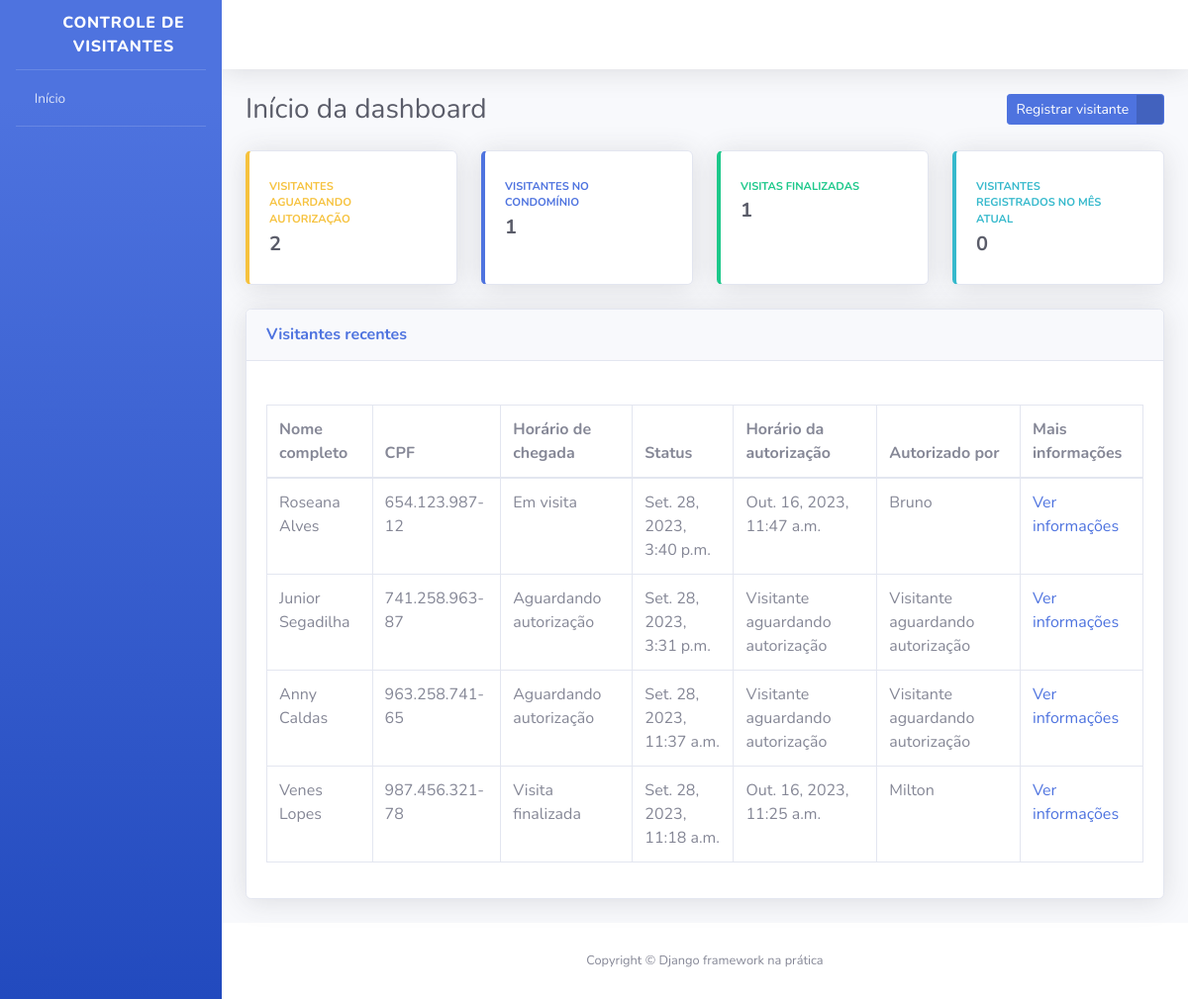
/ (signed in), run on the app's committed database.
### apps/visitantes/models.py (models this page shows, shortened)
class Visitante(models.Model):
    STATUS_VISITANTE = [
        ("AGUARDANDO", "Aguardando autorização"),
        ("EM_VISITA", "Em visita"),
        ("FINALIZADO", "Visita finalizada"),
    ]
    status = models.CharField(
        verbose_name="Status",
        max_length=10,
        choices=STATUS_VISITANTE,
        default="AGUARDANDO"
    )
    nome_completo = models.CharField(
        verbose_name="Nome completo",
        max_length=194,
    )
    cpf = models.CharField(
        verbose_name="CPF",
        max_length=11,
    )
    data_nascimento = models.DateField(
        verbose_name="Data de nascimento",
        auto_now=False,
        auto_now_add=False,
    )
    numero_casa = models.PositiveSmallIntegerField(
        verbose_name="Número da casa a ser visitada",
    )
    placa_veiculo = models.CharField(
        verbose_name="Placa do veículo",
        max_length=7,
        blank=True,
        null=True,
    )
    horario_chegada = models.DateTimeField(
        verbose_name="Horário chegada na portária",
        auto_now_add=True,
    )
    horario_saida = models.DateTimeField(
        verbose_name="Horário de saída do condomínio",
        auto_now=False,
        blank=True,
        null=True,
    )
    horario_autorizacao = models.DateTimeField(
        verbose_name="Horário de autorização de entrada",
        auto_now=False,
        blank=True,
        null=True,
    )
    morador_responsavel = models.CharField(
        verbose_name="Nome do morador reponsável por autorizar a entrada do visitante",
        max_length=194,
        blank=True,
    )
    registrado_por = models.ForeignKey(
        "porteiros.Porteiro",
        verbose_name="Porteiro responsável pelo registro",
        on_delete=models.PROTECT
    )
    def get_horario_autorizacao(self):
        if self.horario_autorizacao:
            return self.horario_autorizacao
        return "Visitante aguardando autorização"
    def get_morador_responsavel(self):
        if self.morador_responsavel:
            return self.morador_responsavel
        return "Visitante aguardando autorização"
    def get_cpf_formatado(self):
        if self.cpf:
            cpf = str(self.cpf)
            cpf_parte_um = cpf[0:3]
            cpf_parte_dois = cpf[3:6]
            cpf_parte_tres = cpf[6:9]
            cpf_parte_quatro = cpf[9:]
            cpf_formatado = f"{cpf_parte_um}.{cpf_parte_dois}.{cpf_parte_tres}-{cpf_parte_quatro}"
            return cpf_formatado
    class Meta:
        verbose_name="Visitante"
        verbose_name_plural="Visitantes"
        db_table="visitante"

### apps/dashboard/views.py (the view)
# urls.py: path("", index, name="index"),
@login_required
def index(request):
    todos_visitantes = Visitante.objects.order_by(
        "-horario_chegada"
    )
    visitantes_aguardando = todos_visitantes.filter(
        status="AGUARDANDO"
    )
    visitantes_em_visita = todos_visitantes.filter(
        status="EM_VISITA"
    )
    visitantes_finalizado = todos_visitantes.filter(
        status="FINALIZADO"
    )
    mes_atual = timezone.now().month
    visitantes_mes = todos_visitantes.filter(
        horario_chegada__month=mes_atual
    )
    context = {
        "nome_pagina":"Início da dashboard",
        "todos_visitantes":todos_visitantes,
        "visitantes_aguardando":visitantes_aguardando.count(),
        "visitantes_em_visita":visitantes_em_visita.count(),
        "visitantes_finalizado":visitantes_finalizado.count(),
        "visitantes_mes":visitantes_mes.count(),
    }
    return render(request, "index.html", context)

### templates/index.html (shortened to what this page needs)
{% extends "base.html" %}
{% block conteudo %}
<div class="container-fluid">
    <div class="d-sm-flex align-items-center justify-content-between mb-4">
        <h1 class="h3 mb-0 text-gray-800">{{ nome_pagina }}</h1>
        <a href="{% url 'registrar_visitante' %}" class="btn btn-primary btn-icon-split btn-sm">
            <span class="text">Registrar visitante</span>
            <span class="icon text-white-50">
                <i class="fas fa-user-plus"></i>
            </span>
        </a>
    </div>
    <div class="row">
        <div class="col-xl-3 col-md-6 mb-4">
            <div class="card border-left-warning shadow h-100 py-2">
                <div class="card-body">
                    <div class="row no-gutters align-items-center">
                        <div class="col mr-2">
                            <div class="text-xs font-weight-bold text-warning text-uppercase mb-1">Visitantes aguardando autorização</div>
                            <div class="h5 mb-0 font-weight-bold text-gray-800">{{ visitantes_aguardando }}</div>
                        </div>
                        <div class="col-auto">
                            <i class="fas fa-user-lock fa-2x text-gray-300"></i>
                        </div>
                    </div>
                </div>
            </div>
        </div>
        <div class="col-xl-3 col-md-6 mb-4">
            <div class="card border-left-primary shadow h-100 py-2">
                <div class="card-body">
                    <div class="row no-gutters align-items-center">
                        <div class="col mr-2">
                            <div class="text-xs font-weight-bold text-primary text-uppercase mb-1">Visitantes no condomínio</div>
                            <div class="h5 mb-0 font-weight-bold text-gray-800">{{ visitantes_em_visita }}</div>
                        </div>
                        <div class="col-auto">
                            <i class="fas fa-user-clock fa-2x text-gray-300"></i>
                        </div>
                    </div>
                </div>
            </div>
        </div>
        <div class="col-xl-3 col-md-6 mb-4">
            <div class="card border-left-success shadow h-100 py-2">
                <div class="card-body">
                    <div class="row no-gutters align-items-center">
                        <div class="col mr-2">
                            <div class="text-xs font-weight-bold text-success text-uppercase mb-1">Visitas finalizadas</div>
                            <div class="h5 mb-0 font-weight-bold text-gray-800">{{ visitantes_finalizado }}</div>
                        </div>
                        <div class="col-auto">
                            <i class="fas fa-user-check fa-2x text-gray-300"></i>
                        </div>
                    </div>
                </div>
            </div>
        </div>
        <div class="col-xl-3 col-md-6 mb-4">
            <div class="card border-left-info shadow h-100 py-2">
                <div class="card-body">
                    <div class="row no-gutters align-items-center">
                        <div class="col mr-2">
                            <div class="text-xs font-weight-bold text-info text-uppercase mb-1">Visitantes registrados no mês atual</div>
                            <div class="h5 mb-0 font-weight-bold text-gray-800">{{ visitantes_mes }}</div>
                        </div>
                        <div class="col-auto">
                            <i class="fas fa-users fa-2x text-gray-300"></i>
                        </div>
                    </div>
                </div>
            </div>
        </div>
    </div>
    <div class="card shadow mb-4">
        <div class="card-header py-3 d-sm-flex align-items-center justify-content-between mb-4">
            <h6 class="m-0 font-weight-bold text-primary">Visitantes recentes</h6>
        </div>
        <div class="card-body">
            <div class="table-responsive">
                <table class="table table-bordered">
                    <thead>
                        <th>Nome completo</th>
                        <th>CPF</th>
                        <th>Horário de chegada</th>
                        <th>Status</th>
                        <th>Horário da autorização</th>
                        <th>Autorizado por</th>
                        <th>Mais informações</th>
                    </thead>
                    <tbody>
                        {% for visitante in todos_visitantes %}
                        <tr>
                            <td>{{ visitante.nome_completo }}</td>
                            <td>{{ visitante.get_cpf_formatado }}</td>
                            <td>{{ visitante.get_status_display }}</td>
                            <td>{{ visitante.horario_chegada }}</td>
                            <td>{{ visitante.get_horario_autorizacao }}</td>
                            <td>{{ visitante.get_morador_responsavel }}</td>
                            <td>
                                <a href="{% url 'informacoes_visitantes' id=visitante.id %}">
                                    Ver informações
                                </a>
                            </td>
                        </tr>
                        {% endfor %}
                    </tbody>
                </table>
            </div>
        </div>
    </div>
</div>
{% endblock conteudo %}

### templates/base.html (shortened to what this page needs)
<!DOCTYPE html>
{% load static %}
<html lang="pt-br">
    <head>
        <link href="{% static 'css/sb-admin-2.min.css' %}" rel="stylesheet">
        <link href="{% static 'vendor/fontawesome-free/css/all.min.css' %}" rel="stylesheet" type="text/css">
    </head>
    <body id="page-top">
        <div id="wrapper">
            <ul class="navbar-nav bg-gradient-primary sidebar sidebar-dark accordion" id="accordionSidebar">
                <a class="sidebar-brand d-flex align-items-center justify-content-center" href="#">
                    <div class="sidebar-brand-icon rotate-n-15">
                        <i class="fas fa-user-shield"></i>
                    </div>
                    <div class="sidebar-brand-text">Controle de Visitantes</div>
                </a>
                <hr class="sidebar-divider my-0">
                <li class="nav-item">
                    <a class="nav-link" href="{% url 'index' %}">
                        <i class="fas fa-home"></i>
                        <span>Início</span>
                    </a>
                </li>
                <hr class="sidebar-divider">
            </ul>
            <div id="content-wrapper" class="d-flex flex-column">
                <div id="content">
                    <nav class="navbar navbar-expand navbar-light bg-white topbar mb-4 static-top shadow">
                        <ul class="navbar-nav ml-auto">
                            <li class="nav-item dropdown no-arrow">
                                <a class="nav-link dropdown-toggle" href="#" id="userDropdown" role="button" data-toggle="dropdown" aria-haspopup="true" aria-expanded="false">
                                    <span class="mr-2 d-none d-lg-inline text-gray-800 small">
                                        <i class="fas fa-cog"></i>
                                    </span>
                                </a>
                            </li>
                        </ul>
                    </nav>
                    {% block conteudo %}{% endblock conteudo %}
                    <footer class="sticky-footer bg-white">
                        <div class="container my-auto">
                            <div class="copyright text-center my-auto">
                                <span>Copyright © Django framework na prática</span>
                            </div>
                        </div>
                    </footer>
                </div>
            </div>
        </div>
    </body>
</html>

### data on the page
Visitante: nome_completo "Roseana Alves", get_cpf_formatado "654.123.987-12", status "Em visita", horario_chegada "Set. 28, 2023, 3:40 p.m.", get_horario_autorizacao "Out. 16, 2023, 11:47 a.m.", get_morador_responsavel "Bruno"
Visitante: nome_completo "Junior Segadilha", get_cpf_formatado "741.258.963-87", status "Aguardando autorização", horario_chegada "Set. 28, 2023, 3:31 p.m.", get_horario_autorizacao "Visitante aguardando autorização", get_morador_responsavel "Visitante aguardando autorização"
Visitante: nome_completo "Anny Caldas", get_cpf_formatado "963.258.741-65", status "Aguardando autorização", horario_chegada "Set. 28, 2023, 11:37 a.m.", get_horario_autorizacao "Visitante aguardando autorização", get_morador_responsavel "Visitante aguardando autorização"
Visitante: nome_completo "Venes Lopes", get_cpf_formatado "987.456.321-78", status "Visita finalizada", horario_chegada "Set. 28, 2023, 11:18 a.m.", get_horario_autorizacao "Out. 16, 2023, 11:25 a.m.", get_morador_responsavel "Milton"

### other printed values
{{ nome_pagina }} "Início da dashboard"
{{ visitantes_aguardando }} "2"
{{ visitantes_em_visita }} "1"
{{ visitantes_finalizado }} "1"
{{ visitantes_mes }} "0"
